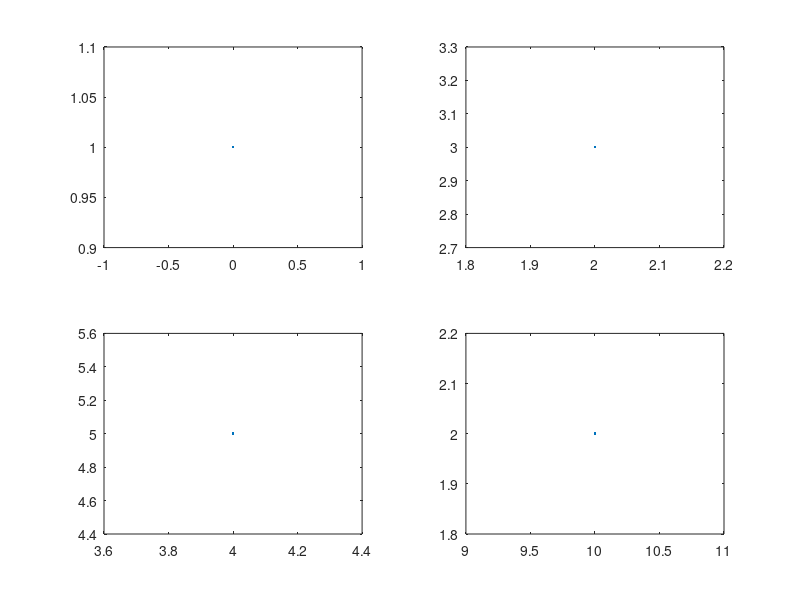

Reproduce this figure in MATLAB.
function subplotTest
subplot(2, 2, 1)
plot(0, 1);
subplot(2, 2, 2)
plot(2, 3);
subplot(2, 2, 3)
plot(4, 5);
subplot(2, 2, 4)
plot(10, 2);
end